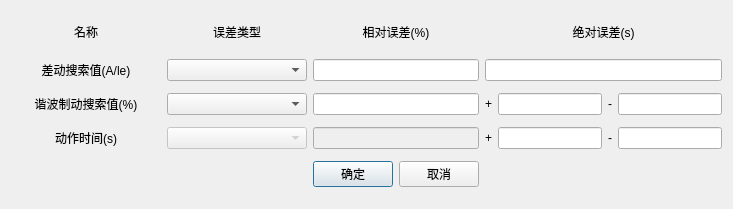
<?xml version="1.0" encoding="UTF-8"?>
<ui version="4.0">
 <class>QDiffResultEstimateDlg</class>
 <widget class="QDialog" name="QDiffResultEstimateDlg">
  <property name="geometry">
   <rect>
    <x>0</x>
    <y>0</y>
    <width>733</width>
    <height>209</height>
   </rect>
  </property>
  <property name="windowTitle">
   <string>结果评估</string>
  </property>
  <layout class="QGridLayout" name="gridLayout">
   <item row="4" column="3">
    <layout class="QHBoxLayout" name="horizontalLayout_2">
     <item>
      <widget class="QLabel" name="m_labPlus_2">
       <property name="text">
        <string>+</string>
       </property>
      </widget>
     </item>
     <item>
      <widget class="QSettingLineEdit" name="m_txtPlus_2">
       <property name="alignment">
        <set>Qt::AlignCenter</set>
       </property>
      </widget>
     </item>
     <item>
      <widget class="QLabel" name="m_labMinus_2">
       <property name="text">
        <string>-</string>
       </property>
      </widget>
     </item>
     <item>
      <widget class="QSettingLineEdit" name="m_txtMinus_2">
       <property name="alignment">
        <set>Qt::AlignCenter</set>
       </property>
      </widget>
     </item>
    </layout>
   </item>
   <item row="3" column="3">
    <layout class="QHBoxLayout" name="horizontalLayout_1">
     <item>
      <widget class="QSettingLineEdit" name="m_txtPlus_1">
       <property name="alignment">
        <set>Qt::AlignCenter</set>
       </property>
      </widget>
     </item>
    </layout>
   </item>
   <item row="5" column="3">
    <layout class="QHBoxLayout" name="horizontalLayout_5">
     <item>
      <widget class="QLabel" name="m_labPlus_3">
       <property name="text">
        <string>+</string>
       </property>
      </widget>
     </item>
     <item>
      <widget class="QSettingLineEdit" name="m_txtPlus_3">
       <property name="alignment">
        <set>Qt::AlignCenter</set>
       </property>
      </widget>
     </item>
     <item>
      <widget class="QLabel" name="m_labMinus_3">
       <property name="text">
        <string>-</string>
       </property>
      </widget>
     </item>
     <item>
      <widget class="QSettingLineEdit" name="m_txtMinus_3">
       <property name="alignment">
        <set>Qt::AlignCenter</set>
       </property>
      </widget>
     </item>
    </layout>
   </item>
   <item row="3" column="2">
    <widget class="QSettingLineEdit" name="m_txtRel1">
     <property name="alignment">
      <set>Qt::AlignCenter</set>
     </property>
    </widget>
   </item>
   <item row="1" column="3">
    <widget class="QLabel" name="m_labAbs">
     <property name="text">
      <string>绝对误差(s)</string>
     </property>
     <property name="alignment">
      <set>Qt::AlignCenter</set>
     </property>
    </widget>
   </item>
   <item row="6" column="2">
    <layout class="QHBoxLayout" name="horizontalLayout">
     <item>
      <widget class="QPushButton" name="m_btnOK">
       <property name="text">
        <string>确定</string>
       </property>
      </widget>
     </item>
     <item>
      <widget class="QPushButton" name="m_btnCancel">
       <property name="text">
        <string>取消</string>
       </property>
      </widget>
     </item>
    </layout>
   </item>
   <item row="1" column="2">
    <widget class="QLabel" name="m_labRel">
     <property name="maximumSize">
      <size>
       <width>16777215</width>
       <height>30</height>
      </size>
     </property>
     <property name="text">
      <string>相对误差(%)</string>
     </property>
     <property name="alignment">
      <set>Qt::AlignCenter</set>
     </property>
    </widget>
   </item>
   <item row="4" column="2">
    <widget class="QSettingLineEdit" name="m_txtRel2">
     <property name="alignment">
      <set>Qt::AlignCenter</set>
     </property>
    </widget>
   </item>
   <item row="1" column="1">
    <widget class="QLabel" name="m_labType">
     <property name="maximumSize">
      <size>
       <width>16777215</width>
       <height>30</height>
      </size>
     </property>
     <property name="text">
      <string>误差类型</string>
     </property>
     <property name="alignment">
      <set>Qt::AlignCenter</set>
     </property>
    </widget>
   </item>
   <item row="5" column="2">
    <widget class="QLineEdit" name="m_txtRel3">
     <property name="enabled">
      <bool>false</bool>
     </property>
     <property name="alignment">
      <set>Qt::AlignCenter</set>
     </property>
    </widget>
   </item>
   <item row="3" column="1">
    <widget class="QComboBox" name="m_cmb1">
     <property name="minimumSize">
      <size>
       <width>140</width>
       <height>0</height>
      </size>
     </property>
    </widget>
   </item>
   <item row="4" column="0">
    <widget class="QLabel" name="m_lab2">
     <property name="minimumSize">
      <size>
       <width>150</width>
       <height>0</height>
      </size>
     </property>
     <property name="text">
      <string>谐波制动搜索值(%)</string>
     </property>
     <property name="alignment">
      <set>Qt::AlignCenter</set>
     </property>
    </widget>
   </item>
   <item row="4" column="1">
    <widget class="QComboBox" name="m_cmb2">
     <property name="minimumSize">
      <size>
       <width>140</width>
       <height>0</height>
      </size>
     </property>
    </widget>
   </item>
   <item row="5" column="1">
    <widget class="QComboBox" name="m_cmb3">
     <property name="enabled">
      <bool>false</bool>
     </property>
     <property name="minimumSize">
      <size>
       <width>140</width>
       <height>0</height>
      </size>
     </property>
     <property name="editable">
      <bool>false</bool>
     </property>
    </widget>
   </item>
   <item row="5" column="0">
    <widget class="QLabel" name="m_lab3">
     <property name="minimumSize">
      <size>
       <width>150</width>
       <height>0</height>
      </size>
     </property>
     <property name="text">
      <string>动作时间(s)</string>
     </property>
     <property name="alignment">
      <set>Qt::AlignCenter</set>
     </property>
    </widget>
   </item>
   <item row="3" column="0">
    <widget class="QLabel" name="m_lab1">
     <property name="minimumSize">
      <size>
       <width>150</width>
       <height>0</height>
      </size>
     </property>
     <property name="text">
      <string>差动搜索值(A/le)</string>
     </property>
     <property name="alignment">
      <set>Qt::AlignCenter</set>
     </property>
    </widget>
   </item>
   <item row="1" column="0">
    <widget class="QLabel" name="m_labName">
     <property name="minimumSize">
      <size>
       <width>0</width>
       <height>30</height>
      </size>
     </property>
     <property name="maximumSize">
      <size>
       <width>16777215</width>
       <height>30</height>
      </size>
     </property>
     <property name="text">
      <string>名称</string>
     </property>
     <property name="alignment">
      <set>Qt::AlignCenter</set>
     </property>
    </widget>
   </item>
  </layout>
 </widget>
 <customwidgets>
  <customwidget>
   <class>QSettingLineEdit</class>
   <extends>QLineEdit</extends>
   <header>../../UI/Controls/SettingCtrls/qsettinglineedit.h</header>
  </customwidget>
 </customwidgets>
 <resources/>
 <connections/>
</ui>
